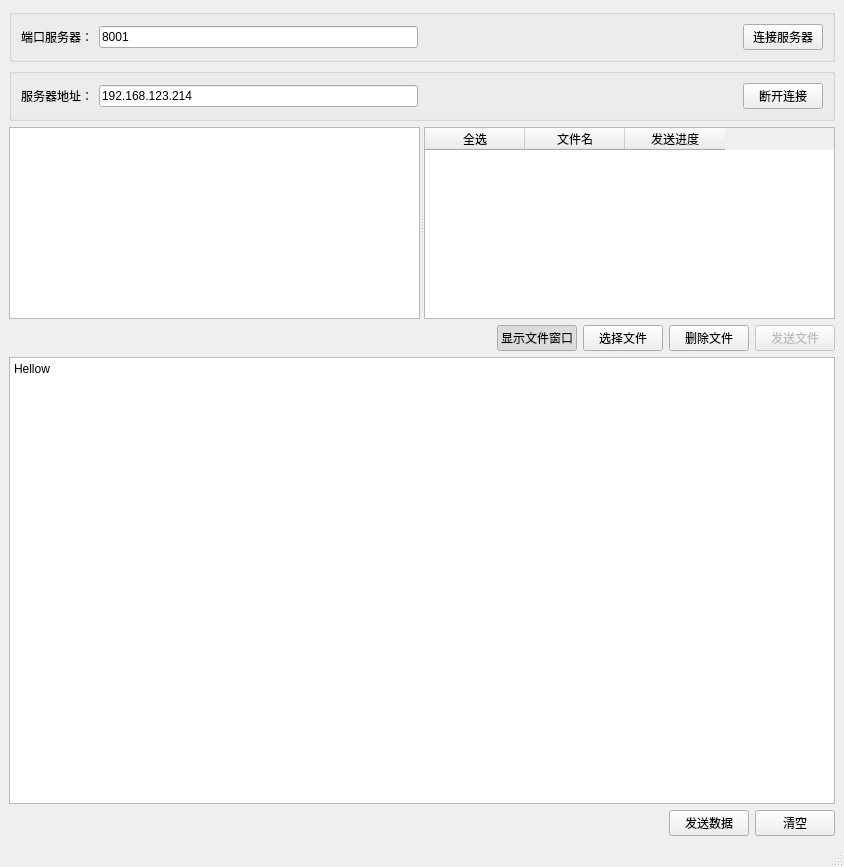
<?xml version="1.0" encoding="UTF-8"?>
<ui version="4.0">
 <class>Client</class>
 <widget class="QMainWindow" name="Client">
  <property name="geometry">
   <rect>
    <x>0</x>
    <y>0</y>
    <width>844</width>
    <height>867</height>
   </rect>
  </property>
  <property name="windowTitle">
   <string>Client</string>
  </property>
  <widget class="QWidget" name="centralwidget">
   <layout class="QGridLayout" name="gridLayout_7">
    <item row="0" column="0">
     <layout class="QGridLayout" name="gridLayout_4">
      <item row="0" column="0">
       <layout class="QGridLayout" name="gridLayout">
        <item row="5" column="0">
         <spacer name="horizontalSpacer_2">
          <property name="orientation">
           <enum>Qt::Horizontal</enum>
          </property>
          <property name="sizeHint" stdset="0">
           <size>
            <width>535</width>
            <height>20</height>
           </size>
          </property>
         </spacer>
        </item>
        <item row="5" column="2">
         <widget class="QPushButton" name="btnClear">
          <property name="text">
           <string>清空</string>
          </property>
         </widget>
        </item>
        <item row="4" column="0" colspan="3">
         <widget class="QPlainTextEdit" name="plainTextEdit">
          <property name="plainText">
           <string>Hellow</string>
          </property>
         </widget>
        </item>
        <item row="3" column="0" colspan="3">
         <layout class="QGridLayout" name="gridLayout_2">
          <item row="0" column="3">
           <widget class="QPushButton" name="btnShow">
            <property name="text">
             <string>显示文件窗口</string>
            </property>
            <property name="checkable">
             <bool>true</bool>
            </property>
            <property name="checked">
             <bool>true</bool>
            </property>
           </widget>
          </item>
          <item row="0" column="2">
           <spacer name="horizontalSpacer_3">
            <property name="orientation">
             <enum>Qt::Horizontal</enum>
            </property>
            <property name="sizeHint" stdset="0">
             <size>
              <width>148</width>
              <height>20</height>
             </size>
            </property>
           </spacer>
          </item>
          <item row="0" column="4">
           <widget class="QPushButton" name="btnSelectFile">
            <property name="text">
             <string>选择文件</string>
            </property>
           </widget>
          </item>
          <item row="0" column="6">
           <widget class="QPushButton" name="btnSendFile">
            <property name="enabled">
             <bool>false</bool>
            </property>
            <property name="text">
             <string>发送文件</string>
            </property>
           </widget>
          </item>
          <item row="0" column="5">
           <widget class="QPushButton" name="btnDeleteFile">
            <property name="text">
             <string>删除文件</string>
            </property>
           </widget>
          </item>
         </layout>
        </item>
        <item row="0" column="0" colspan="3">
         <widget class="QGroupBox" name="groupBox_3">
          <property name="title">
           <string/>
          </property>
          <layout class="QGridLayout" name="gridLayout_3">
           <item row="0" column="1">
            <widget class="QLineEdit" name="lineEditPort">
             <property name="minimumSize">
              <size>
               <width>150</width>
               <height>0</height>
              </size>
             </property>
             <property name="text">
              <string>8001</string>
             </property>
            </widget>
           </item>
           <item row="0" column="3">
            <widget class="QPushButton" name="btnStart">
             <property name="enabled">
              <bool>true</bool>
             </property>
             <property name="text">
              <string>连接服务器</string>
             </property>
            </widget>
           </item>
           <item row="0" column="0">
            <widget class="QLabel" name="label">
             <property name="text">
              <string>端口服务器：</string>
             </property>
             <property name="alignment">
              <set>Qt::AlignCenter</set>
             </property>
            </widget>
           </item>
           <item row="0" column="2">
            <spacer name="horizontalSpacer">
             <property name="orientation">
              <enum>Qt::Horizontal</enum>
             </property>
             <property name="sizeHint" stdset="0">
              <size>
               <width>186</width>
               <height>20</height>
              </size>
             </property>
            </spacer>
           </item>
          </layout>
         </widget>
        </item>
        <item row="1" column="0" colspan="3">
         <widget class="QGroupBox" name="groupBox_4">
          <property name="title">
           <string/>
          </property>
          <layout class="QGridLayout" name="gridLayout_5">
           <item row="0" column="1">
            <widget class="QLineEdit" name="lineEditAddr">
             <property name="minimumSize">
              <size>
               <width>150</width>
               <height>0</height>
              </size>
             </property>
             <property name="text">
              <string>192.168.123.214</string>
             </property>
            </widget>
           </item>
           <item row="0" column="0">
            <widget class="QLabel" name="label_3">
             <property name="text">
              <string>服务器地址：</string>
             </property>
             <property name="alignment">
              <set>Qt::AlignCenter</set>
             </property>
            </widget>
           </item>
           <item row="0" column="2">
            <spacer name="horizontalSpacer_4">
             <property name="orientation">
              <enum>Qt::Horizontal</enum>
             </property>
             <property name="sizeHint" stdset="0">
              <size>
               <width>186</width>
               <height>20</height>
              </size>
             </property>
            </spacer>
           </item>
           <item row="0" column="3">
            <widget class="QPushButton" name="btnClose">
             <property name="text">
              <string>断开连接</string>
             </property>
            </widget>
           </item>
          </layout>
         </widget>
        </item>
        <item row="5" column="1">
         <widget class="QPushButton" name="btnSend">
          <property name="text">
           <string>发送数据</string>
          </property>
         </widget>
        </item>
        <item row="2" column="0" colspan="3">
         <widget class="QSplitter" name="splitter">
          <property name="orientation">
           <enum>Qt::Horizontal</enum>
          </property>
          <widget class="QTextEdit" name="textEdit"/>
          <widget class="QTableWidget" name="tableWidget">
           <property name="enabled">
            <bool>true</bool>
           </property>
           <column>
            <property name="text">
             <string>全选</string>
            </property>
            <property name="textAlignment">
             <set>AlignCenter</set>
            </property>
           </column>
           <column>
            <property name="text">
             <string>文件名</string>
            </property>
           </column>
           <column>
            <property name="text">
             <string>发送进度</string>
            </property>
           </column>
          </widget>
         </widget>
        </item>
       </layout>
      </item>
     </layout>
    </item>
   </layout>
  </widget>
  <widget class="QStatusBar" name="statusbar"/>
 </widget>
 <resources/>
 <connections/>
</ui>
